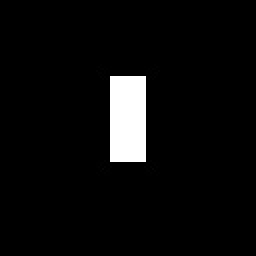
#> input picture rect.jpg, 128 x 128 px (shown 2 times larger)
$ python fourier1.py   (older library calls are emulated)
#> lines starting #> are read from the running program, lines starting #| are printed output that depends on the picture
### fourier_func.py
import numpy as np
import math


def dft2(img):
    # 将int16转为float
    img = np.asarray(img, dtype=np.float)
    height, width = img.shape

    # 转换为频域空间后变为复数
    fft_img = np.zeros((height, width), dtype=np.complex)

    for w in range(width):
        for h in range(height):

            for rw in range(width):
                for rh in range(height):
                    t = img[rh][rw] * (np.exp(-2j * math.pi * (h * rh / height + w * rw / width)))
                    fft_img[h][w] += t
    return fft_img


def fft2(img):
    img = np.asarray(img, dtype=np.float)
    N = img.shape[0]
    M = img.shape[1]

    if N % 2 > 0:
        raise ValueError("size of x must be a power of 2")
    elif N <= 8:
        # 枚举另一个维度

        if M % 2 > 0:
            raise ValueError("size of y must be a power of 2")
        elif M <= 8:
            # 应用dft2
            return dft2(img)
        else:
            # 二分 奇数偶数部分
            Y_even = fft2(img[:, ::2])
            Y_odd = fft2(img[:, 1::2])
            factor = np.zeros((N, M), dtype=complex)
            for i in range(factor.shape[0]):
                factor[i, :] = np.exp(-2j * np.pi * np.arange(M) / M)
            # 在M/2之后的值X(n)根据周期性和X(n-M/2)相同
            return np.concatenate([Y_even + factor[:, :M // 2] * Y_odd,
                                   Y_even + factor[:, M // 2:] * Y_odd], axis=1)
    else:
        # 二分
        X_even = fft2(img[::2, :])
        X_odd = fft2(img[1::2, :])
        factor = np.zeros((N, M), dtype=complex)
        for i in range(factor.shape[1]):
            factor[:, i] = np.exp(-2j * np.pi * np.arange(N) / N)
        return np.concatenate([X_even + factor[:N // 2] * X_odd,
                               X_even + factor[N // 2:] * X_odd], axis=0)


# 一维离散傅里叶变换
# [106 lines left out: functions dft, fft, idft, ifft, idft2, ifft2, not called in this run]

### fourier1.py
#!/usr/bin/python2.6
# -*- coding: utf-8 -*-
# 空域到频域
import cv2
import numpy as np
from matplotlib import pyplot as plt
import fourier_func

img = cv2.imread('rect.jpg', 0)
#> img is the input picture: shape (128, 128); min 0, max 255, mean 12.1

f1 = fourier_func.fft2(img)
#> in fft2 (call 2), `img = np.asarray(img, dtype=np.float)`:
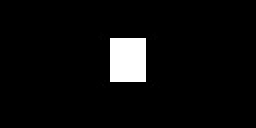
#> img: shape (64, 128) float64 (shown 2 times larger); min 0, max 255, mean 12.3
#> in fft2 (call 3), `img = np.asarray(img, dtype=np.float)`:
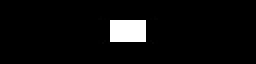
#> img: shape (32, 128) float64 (shown 2 times larger); min 0, max 255, mean 12.3
f2 = np.fft.fft2(img)
# f1 = f2

print(np.allclose(f1, f2))
#| True

f1shift = np.fft.fftshift(f1.real)
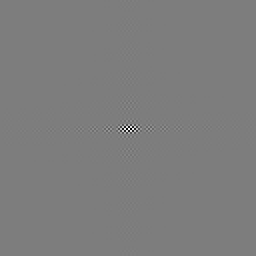
#> f1shift: shape (128, 128) float64 (shown 2 times larger); min -191164.1, max 197602, mean 0; drawn with min black and max white
f2shift = np.fft.fftshift(f2.real)
f1final = 20 * np.log(np.abs(f1))
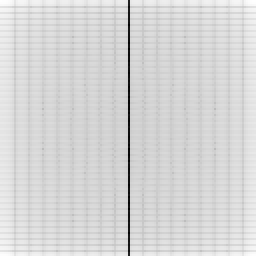
#> f1final: shape (128, 128) float64 (shown 2 times larger); min -618.7, max 243.9, mean 107.2; drawn with min black and max white
f2final = 20 * np.log(np.abs(f2))
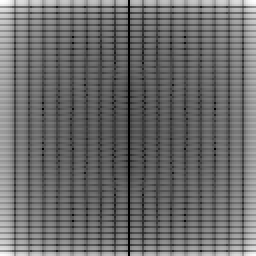
#> f2final: shape (128, 128) float64 (shown 2 times larger); 0.78% of the values are NaN or infinite; the others: min 15.46, max 243.9, mean 112.5; drawn with min black, max white, NaN and infinite black

plt.subplot(211)
plt.imshow(img, cmap='gray')
plt.title('Input Image 256 X 128')

plt.subplot(223)
plt.imshow(f1final, cmap='gray')
plt.title('my alogorithm')

plt.subplot(224)
plt.imshow(f2final, cmap='gray')
plt.title('lib alogithm')

plt.show()
